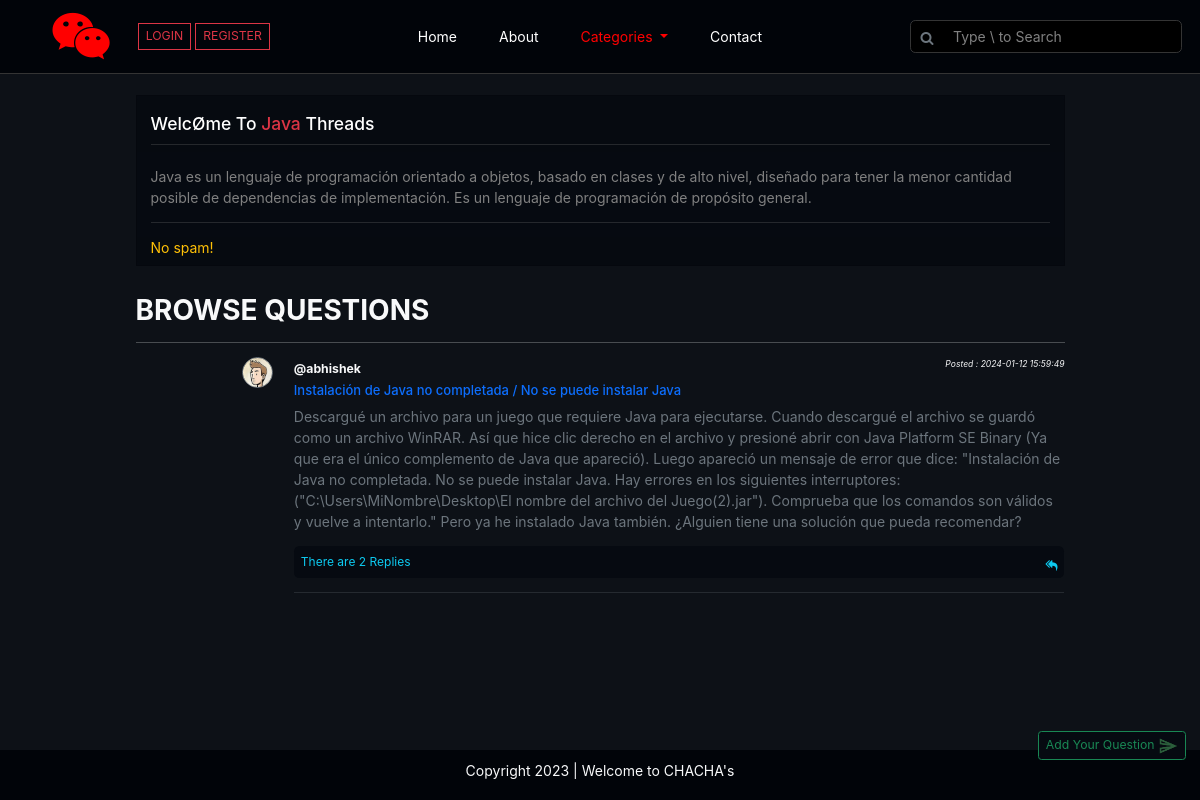
The app's page /threadlist.php?catid=2 with its own data.
### tables this page shows
CREATE TABLE `categories` (
  `c_id` int(250) NOT NULL,
  `c_name` varchar(250) NOT NULL,
  `c_desc` varchar(250) NOT NULL,
  `c_images` varchar(255) NOT NULL,
  `c_reg_date` datetime NOT NULL DEFAULT current_timestamp()
);

CREATE TABLE `threads` (
  `threads_id` int(255) NOT NULL,
  `threads_title` varchar(100) NOT NULL,
  `threads_desc` text NOT NULL,
  `threads_cat_id` int(255) NOT NULL,
  `threads_user_id` int(255) NOT NULL,
  `threads_reg_date` datetime DEFAULT current_timestamp()
);

CREATE TABLE `users` (
  `id` int(255) NOT NULL,
  `username` varchar(255) NOT NULL,
  `user_email` varchar(30) NOT NULL,
  `password` varchar(255) NOT NULL,
  `user_image` varchar(255) NOT NULL,
  `timestamp` datetime NOT NULL DEFAULT current_timestamp()
);

### threadlist.php (the view, shortened to what this page needs)
<!DOCTYPE html>
<html lang="en">
<head>
    <link rel="stylesheet" href="https://cdn.jsdelivr.net/npm/bootstrap@5.2.3/dist/css/bootstrap.min.css">
    <link rel="stylesheet" href="https://cdnjs.cloudflare.com/ajax/libs/font-awesome/6.0.0/css/all.min.css" />
    <link rel='stylesheet' href='https://cdnjs.cloudflare.com/ajax/libs/font-awesome/4.7.0/css/font-awesome.min.css'>
    <link rel="stylesheet" href="css_js/style.css">
</head>
<body>
    <div class="container-fluid p-0 threadlist-page" id="maincontainer">
        <?php include 'partials/_header.php'; ?>
        <?php
        $c_id = $_GET["catid"];
        $sql = "select * from categories where c_id=$c_id";
        $result = mysqli_query($con, $sql);
        while ($row = mysqli_fetch_assoc($result)) {
            $c_name = $row["c_name"];
            $c_desc = $row["c_desc"];
        }
        ?>
        <div class="container my-4">
            <div class="row">
                <div class="col-md-10 mx-auto">
                    <div class="card rounded-0 threadlist-welcome">
                        <div class="card-header border-0">
                            <h5>WelcØme To <span class="text-capitalize text-danger"><?php echo $c_name; ?></span> Threads</h5>
                            <hr>
                        </div>
                        <div class="card-body border-0">
                            <p><?php echo $c_desc; ?></p>
                            <hr>
                        </div>
                        <div class="card-footer border-0 pt-0">
                            <p class="m-0 text-warning">No spam!</p>
                        </div>
                    </div>
                </div>
            </div>
        </div>
        <div class="position-fixed" style="bottom: 40px;right:14px;">
            <a href="#" class="fa-solid fa-up-long float-end" id="backtotop" onclick="document.body.scrollTop=0;document.documentElement.scrollTop=0;event.preventDefault()"></a><br>
            <button class="btn btn-sm btn-outline-success text-success" id="" type="button" style="background-color:#060a11;" data-bs-toggle="offcanvas" data-bs-target="#offcanvasthreadlist" aria-controls="offcanvasBottom">Add Your Question <img src="imgs/send-png-green.png" width="20px" alt=""></button>
        </div>
        <div class="container my-2">
            <div class="row">
                <div class="col-md-10 mx-auto">
                    <h2 class="fw-bold text-light mt-2">BROWSE QUESTIONS</h2>
                    <hr class="text-light">
                    <?php
                    $id = $_GET["catid"];
                    $sql = "select * from threads where threads_cat_id=$id";
                    $result = mysqli_query($con, $sql);
                    while ($row = mysqli_fetch_assoc($result)) {
                        $t_id = $row["threads_id"];
                        $t_title = $row["threads_title"];
                        $t_desc = $row["threads_desc"];
                        $date = $row["threads_reg_date"];
                        $thread_user_id = $row["threads_user_id"];
                        $sql2 = "select * from users where id='$thread_user_id'";
                        $result2 = mysqli_query($con, $sql2);
                        $row2 = mysqli_fetch_assoc($result2);
                        $user_image = $row2["user_image"];
                        $query = "select * from comments where thread_id='$t_id'";
                        $result3 = mysqli_query($con, $query);
                        $num = mysqli_num_rows($result3);
                        echo ' <div class="row">
                                <div class="col-2 d-flex justify-content-end align-items-start">
                                <span class="rounded-5 border border-secondary overflow-hidden" style="width:31px;height:31px;">
                                <img src="uploaded_img/' . $user_image . '" class="img-fluid" width="31px" alt="">
                                </span>
                                </div>
                                <div class="col-10">
                                <p class="m-0 text-light"><b><small>@' . $row2["username"] . '</small></b> <i class="float-end" style="font-size:.7rem;"><small>Posted : ' . $date . '</small></i></p>
                                     <h5><a class="text-decoration-none" href="thread.php?threadid=' . $t_id . '"><span class="" style="font-size:13px;">' . $t_title . '</span></a></h5>
                                     <p class="text-secondary">' . $t_desc . '</p>';
                        if ($num <= 0) {
                            echo '<p class="w-sm-50"><a class="text-decoration-none p-2 rounded-2 text-warning d-block" style="background-color:#060a11;font-size:12px;" href="thread.php?threadid=' . $t_id . '">There\'s no Reply Yet | Be the first one Answer it. <span class="pt-2 fa fa-reply-all float-end"></span></a></p><hr class="text-secondary">';
                        } else {
                            echo '<p class="w-sm-50"><a class="text-decoration-none p-2 rounded-2 text-info d-block" style="background-color:#060a11;font-size:12px;" href="thread.php?threadid=' . $t_id . '">There are ' . $num . ' Replies <span class="pt-2 fa fa-reply-all float-end"></span></a></p><hr class="text-secondary">';
                        }
                        echo '
                                </div>
                            </div>';
                    }
                    ?>
                </div>
            </div>
        </div>
    </div>
    <?php include 'partials/_footer.php'; ?>
</body>
</html>

### css_js/style.css (style rules this page uses)
* { scroll-behavior: smooth; }
html,body { font-family: -apple-system, BlinkMacSystemFont, "Segoe UI", Roboto, Oxygen, Ubuntu, Cantarell, "Open Sans", "Helvetica Neue", sans-serif; font-size: 14px; height: 100vh; }
#maincontainer { background-color: #0d1117; min-height: calc(100vh - 50px); padding-bottom: 20px; }
::placeholder { color: grey !important; }
.threadlist-page .threadlist-welcome { background-color:#060a11 !important; }
.threadlist-page .threadlist-welcome h5 { color: white !important; margin: 10px 0px; }
.threadlist-page .threadlist-welcome hr { color: grey !important; margin: 0; padding: 0; }
.threadlist-page .threadlist-welcome .card-body, .threadlist-page .threadlist-welcome .card-footer { color: grey !important; }

### records on screen
categories: c_name "Java", c_desc "Java es un lenguaje de programación orientado a objetos, basado en clases y de alto nivel, diseñado para tener la menor cantidad posible de dependencias de implementación. Es un lenguaje de programación de propósito general."
threads: users.user_image (picture), users.username "abhishek", threads_reg_date "2024-01-12 15:59:49", threads_title "Instalación de Java no completada / No se puede instalar Java", threads_desc "Descargué un archivo para un juego que requiere Java para ejecutarse. Cuando descargué el archivo se guardó como un archivo WinRAR. Así que hice clic derecho en el archivo y presioné abrir con Java Platform SE Binary (Ya que era el único complemento de Java que apareció). Luego apareció un mensaje de error que dice: \"Instalación de Java no completada. No se puede instalar Java. Hay errores en los siguientes interruptores: (\"C:\\Users\\MiNombre\\Desktop\\El nombre del archivo del Juego(2).jar\"). Comprueba que los comandos son válidos y vuelve a intentarlo.\" Pero ya he instalado Java también. ¿Alguien tiene una solución que pueda recomendar?", num "2"
